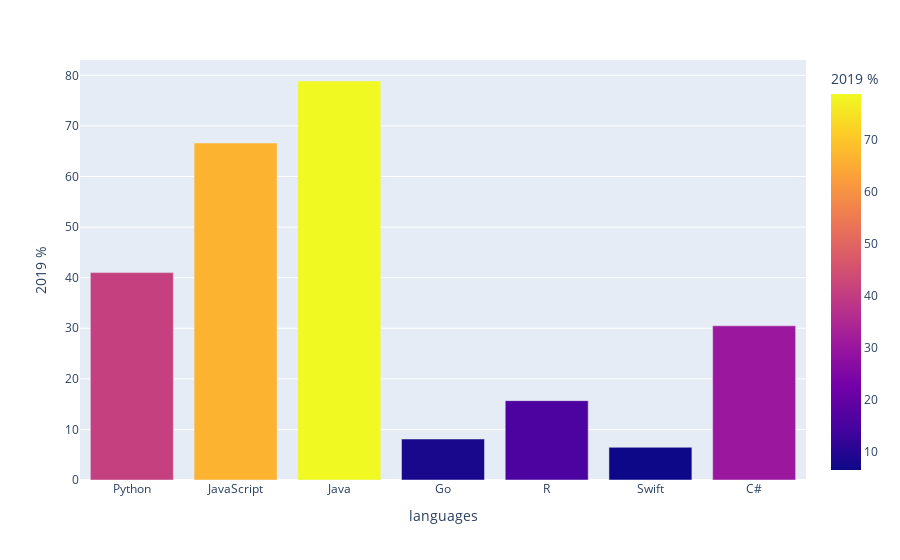

Notebook source saved alongside this figure:
### Code cell
fig = px.bar(t_language_df,  x=t_language_df.index, y='2019',labels={'2019':'2019 %', 'index':'languages'}, height=400,color='2019',)
fig.show()

### Figure 1 — Plotly figure (JSON) as saved in the notebook; plotly's stock layout.template omitted (floating-point values rounded to 4 significant figures)
{"data": [{"alignmentgroup": "True", "hovertemplate": "languages=%{x}<br>2019 %=%{marker.color}<extra></extra>", "legendgroup": "", "marker": {"color": [41.0, 66.63, 78.88, 8.102, 15.69, 6.462, 30.49], "coloraxis": "coloraxis"}, "name": "", "offsetgroup": "", "orientation": "v", "showlegend": false, "textposition": "auto", "type": "bar", "x": ["Python", "JavaScript", "Java", "Go", "R", "Swift", "C#"], "xaxis": "x", "y": [41.0, 66.63, 78.88, 8.102, 15.69, 6.462, 30.49], "yaxis": "y"}], "layout": {"autosize": true, "barmode": "relative", "coloraxis": {"colorbar": {"title": {"text": "2019 %"}}, "colorscale": [[0, "#0d0887"], [0.1111, "#46039f"], [0.2222, "#7201a8"], [0.3333, "#9c179e"], [0.4444, "#bd3786"], [0.5556, "#d8576b"], [0.6667, "#ed7953"], [0.7778, "#fb9f3a"], [0.8889, "#fdca26"], [1, "#f0f921"]]}, "legend": {"tracegroupgap": 0}, "margin": {"t": 60}, "xaxis": {"anchor": "y", "autorange": true, "domain": [0, 1], "range": [-0.5, 6.5], "title": {"text": "languages"}, "type": "category"}, "yaxis": {"anchor": "x", "autorange": true, "domain": [0, 1], "range": [0, 83.03], "title": {"text": "2019 %"}, "type": "linear"}}}
